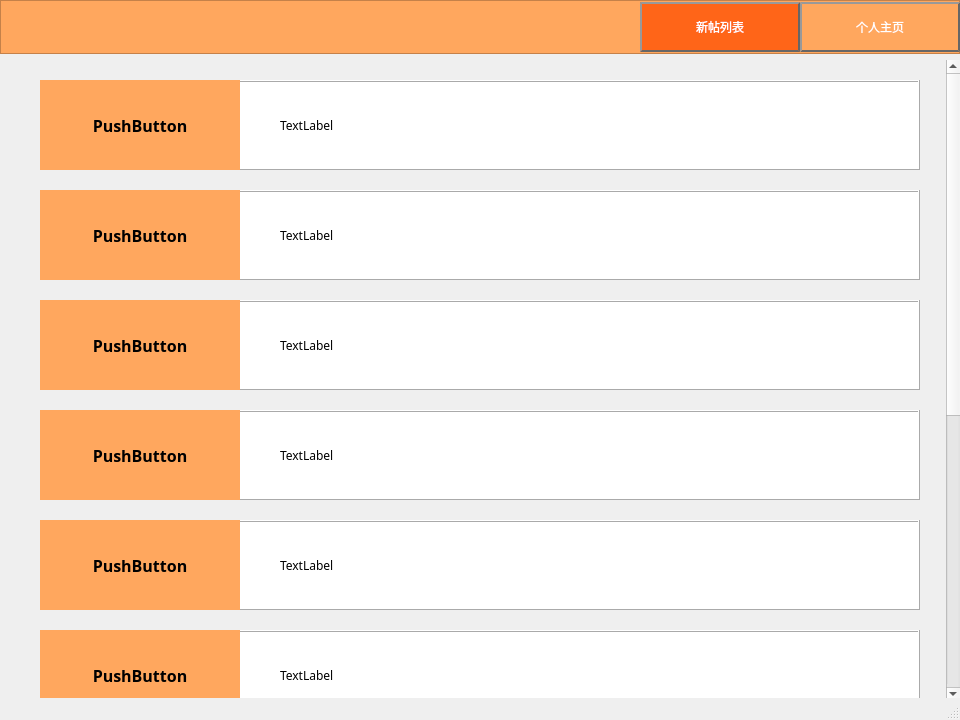
<?xml version="1.0" encoding="UTF-8"?>
<ui version="4.0">
 <class>NewPost_admin</class>
 <widget class="QMainWindow" name="NewPost_admin">
  <property name="geometry">
   <rect>
    <x>0</x>
    <y>0</y>
    <width>960</width>
    <height>720</height>
   </rect>
  </property>
  <property name="windowTitle">
   <string>MainWindow</string>
  </property>
  <widget class="QWidget" name="centralwidget">
   <widget class="QFrame" name="frame">
    <property name="geometry">
     <rect>
      <x>0</x>
      <y>0</y>
      <width>960</width>
      <height>54</height>
     </rect>
    </property>
    <property name="styleSheet">
     <string notr="true">background-color: rgb(255, 167, 94);</string>
    </property>
    <property name="frameShape">
     <enum>QFrame::StyledPanel</enum>
    </property>
    <property name="frameShadow">
     <enum>QFrame::Raised</enum>
    </property>
    <widget class="QPushButton" name="pushButton_homepage">
     <property name="geometry">
      <rect>
       <x>800</x>
       <y>2</y>
       <width>160</width>
       <height>50</height>
      </rect>
     </property>
     <property name="font">
      <font>
       <family>微软雅黑</family>
      </font>
     </property>
     <property name="styleSheet">
      <string notr="true">border:2px outset rgb(102, 102, 102);
color: rgb(255, 255, 255);
background-color: rgb(255, 167, 94);</string>
     </property>
     <property name="text">
      <string>个人主页</string>
     </property>
     <property name="flat">
      <bool>false</bool>
     </property>
    </widget>
    <widget class="QPushButton" name="pushButton_newpost">
     <property name="geometry">
      <rect>
       <x>640</x>
       <y>2</y>
       <width>160</width>
       <height>50</height>
      </rect>
     </property>
     <property name="font">
      <font>
       <family>微软雅黑</family>
      </font>
     </property>
     <property name="styleSheet">
      <string notr="true">border:2px outset rgb(102, 102, 102);
background-color: rgb(255, 101, 24);
color: rgb(255, 255, 255);
</string>
     </property>
     <property name="text">
      <string>新帖列表</string>
     </property>
     <property name="checkable">
      <bool>false</bool>
     </property>
     <property name="autoDefault">
      <bool>true</bool>
     </property>
     <property name="default">
      <bool>true</bool>
     </property>
     <property name="flat">
      <bool>false</bool>
     </property>
    </widget>
   </widget>
   <widget class="QScrollArea" name="scrollArea">
    <property name="geometry">
     <rect>
      <x>0</x>
      <y>60</y>
      <width>960</width>
      <height>641</height>
     </rect>
    </property>
    <property name="focusPolicy">
     <enum>Qt::NoFocus</enum>
    </property>
    <property name="frameShape">
     <enum>QFrame::NoFrame</enum>
    </property>
    <property name="verticalScrollBarPolicy">
     <enum>Qt::ScrollBarAsNeeded</enum>
    </property>
    <property name="widgetResizable">
     <bool>false</bool>
    </property>
    <widget class="QWidget" name="scrollAreaWidgetContents">
     <property name="geometry">
      <rect>
       <x>0</x>
       <y>0</y>
       <width>939</width>
       <height>1150</height>
      </rect>
     </property>
     <widget class="QFrame" name="frame_1">
      <property name="geometry">
       <rect>
        <x>40</x>
        <y>20</y>
        <width>880</width>
        <height>90</height>
       </rect>
      </property>
      <property name="styleSheet">
       <string notr="true">background-color: rgb(255, 255, 255);</string>
      </property>
      <property name="frameShape">
       <enum>QFrame::Box</enum>
      </property>
      <property name="frameShadow">
       <enum>QFrame::Raised</enum>
      </property>
      <widget class="QLabel" name="label_text_1">
       <property name="geometry">
        <rect>
         <x>240</x>
         <y>10</y>
         <width>465</width>
         <height>70</height>
        </rect>
       </property>
       <property name="font">
        <font>
         <family>微软雅黑</family>
        </font>
       </property>
       <property name="text">
        <string>TextLabel</string>
       </property>
      </widget>
      <widget class="QPushButton" name="pushButton_id_1">
       <property name="geometry">
        <rect>
         <x>0</x>
         <y>0</y>
         <width>200</width>
         <height>90</height>
        </rect>
       </property>
       <property name="font">
        <font>
         <family>微软雅黑</family>
         <pointsize>12</pointsize>
         <weight>75</weight>
         <bold>true</bold>
        </font>
       </property>
       <property name="focusPolicy">
        <enum>Qt::NoFocus</enum>
       </property>
       <property name="styleSheet">
        <string notr="true"/>
       </property>
       <property name="text">
        <string>PushButton</string>
       </property>
       <property name="default">
        <bool>false</bool>
       </property>
       <property name="flat">
        <bool>true</bool>
       </property>
      </widget>
      <widget class="QLabel" name="label_id_1">
       <property name="geometry">
        <rect>
         <x>0</x>
         <y>0</y>
         <width>200</width>
         <height>90</height>
        </rect>
       </property>
       <property name="font">
        <font>
         <family>微软雅黑</family>
         <pointsize>12</pointsize>
         <weight>75</weight>
         <bold>true</bold>
        </font>
       </property>
       <property name="styleSheet">
        <string notr="true">background-color: rgb(255, 167, 94);</string>
       </property>
       <property name="text">
        <string/>
       </property>
       <property name="alignment">
        <set>Qt::AlignCenter</set>
       </property>
      </widget>
      <zorder>label_id_1</zorder>
      <zorder>label_text_1</zorder>
      <zorder>pushButton_id_1</zorder>
     </widget>
     <widget class="QFrame" name="frame_2">
      <property name="geometry">
       <rect>
        <x>40</x>
        <y>130</y>
        <width>880</width>
        <height>90</height>
       </rect>
      </property>
      <property name="styleSheet">
       <string notr="true">background-color: rgb(255, 255, 255);</string>
      </property>
      <property name="frameShape">
       <enum>QFrame::Box</enum>
      </property>
      <property name="frameShadow">
       <enum>QFrame::Raised</enum>
      </property>
      <widget class="QLabel" name="label_text_2">
       <property name="geometry">
        <rect>
         <x>240</x>
         <y>10</y>
         <width>465</width>
         <height>70</height>
        </rect>
       </property>
       <property name="font">
        <font>
         <family>微软雅黑</family>
        </font>
       </property>
       <property name="text">
        <string>TextLabel</string>
       </property>
      </widget>
      <widget class="QLabel" name="label_id_2">
       <property name="geometry">
        <rect>
         <x>0</x>
         <y>0</y>
         <width>200</width>
         <height>90</height>
        </rect>
       </property>
       <property name="font">
        <font>
         <family>微软雅黑</family>
         <pointsize>12</pointsize>
         <weight>75</weight>
         <bold>true</bold>
        </font>
       </property>
       <property name="styleSheet">
        <string notr="true">background-color: rgb(255, 167, 94);</string>
       </property>
       <property name="text">
        <string/>
       </property>
       <property name="alignment">
        <set>Qt::AlignCenter</set>
       </property>
      </widget>
      <widget class="QPushButton" name="pushButton_id_2">
       <property name="geometry">
        <rect>
         <x>0</x>
         <y>0</y>
         <width>200</width>
         <height>90</height>
        </rect>
       </property>
       <property name="font">
        <font>
         <family>微软雅黑</family>
         <pointsize>12</pointsize>
         <weight>75</weight>
         <bold>true</bold>
        </font>
       </property>
       <property name="focusPolicy">
        <enum>Qt::NoFocus</enum>
       </property>
       <property name="styleSheet">
        <string notr="true"/>
       </property>
       <property name="text">
        <string>PushButton</string>
       </property>
       <property name="default">
        <bool>false</bool>
       </property>
       <property name="flat">
        <bool>true</bool>
       </property>
      </widget>
     </widget>
     <widget class="QFrame" name="frame_3">
      <property name="geometry">
       <rect>
        <x>40</x>
        <y>240</y>
        <width>880</width>
        <height>90</height>
       </rect>
      </property>
      <property name="styleSheet">
       <string notr="true">background-color: rgb(255, 255, 255);</string>
      </property>
      <property name="frameShape">
       <enum>QFrame::Box</enum>
      </property>
      <property name="frameShadow">
       <enum>QFrame::Raised</enum>
      </property>
      <widget class="QLabel" name="label_text_3">
       <property name="geometry">
        <rect>
         <x>240</x>
         <y>10</y>
         <width>465</width>
         <height>70</height>
        </rect>
       </property>
       <property name="font">
        <font>
         <family>微软雅黑</family>
        </font>
       </property>
       <property name="text">
        <string>TextLabel</string>
       </property>
      </widget>
      <widget class="QLabel" name="label_id_3">
       <property name="geometry">
        <rect>
         <x>0</x>
         <y>0</y>
         <width>200</width>
         <height>90</height>
        </rect>
       </property>
       <property name="font">
        <font>
         <family>微软雅黑</family>
         <pointsize>12</pointsize>
         <weight>75</weight>
         <bold>true</bold>
        </font>
       </property>
       <property name="styleSheet">
        <string notr="true">background-color: rgb(255, 167, 94);</string>
       </property>
       <property name="text">
        <string/>
       </property>
       <property name="alignment">
        <set>Qt::AlignCenter</set>
       </property>
      </widget>
      <widget class="QPushButton" name="pushButton_id_3">
       <property name="geometry">
        <rect>
         <x>0</x>
         <y>0</y>
         <width>200</width>
         <height>90</height>
        </rect>
       </property>
       <property name="font">
        <font>
         <family>微软雅黑</family>
         <pointsize>12</pointsize>
         <weight>75</weight>
         <bold>true</bold>
        </font>
       </property>
       <property name="focusPolicy">
        <enum>Qt::NoFocus</enum>
       </property>
       <property name="styleSheet">
        <string notr="true"/>
       </property>
       <property name="text">
        <string>PushButton</string>
       </property>
       <property name="default">
        <bool>false</bool>
       </property>
       <property name="flat">
        <bool>true</bool>
       </property>
      </widget>
     </widget>
     <widget class="QFrame" name="frame_4">
      <property name="geometry">
       <rect>
        <x>40</x>
        <y>350</y>
        <width>880</width>
        <height>90</height>
       </rect>
      </property>
      <property name="styleSheet">
       <string notr="true">background-color: rgb(255, 255, 255);</string>
      </property>
      <property name="frameShape">
       <enum>QFrame::Box</enum>
      </property>
      <property name="frameShadow">
       <enum>QFrame::Raised</enum>
      </property>
      <widget class="QLabel" name="label_text_4">
       <property name="geometry">
        <rect>
         <x>240</x>
         <y>10</y>
         <width>465</width>
         <height>70</height>
        </rect>
       </property>
       <property name="font">
        <font>
         <family>微软雅黑</family>
        </font>
       </property>
       <property name="text">
        <string>TextLabel</string>
       </property>
      </widget>
      <widget class="QLabel" name="label_id_4">
       <property name="geometry">
        <rect>
         <x>0</x>
         <y>0</y>
         <width>200</width>
         <height>90</height>
        </rect>
       </property>
       <property name="font">
        <font>
         <family>微软雅黑</family>
         <pointsize>12</pointsize>
         <weight>75</weight>
         <bold>true</bold>
        </font>
       </property>
       <property name="styleSheet">
        <string notr="true">background-color: rgb(255, 167, 94);</string>
       </property>
       <property name="text">
        <string/>
       </property>
       <property name="alignment">
        <set>Qt::AlignCenter</set>
       </property>
      </widget>
      <widget class="QPushButton" name="pushButton_id_4">
       <property name="geometry">
        <rect>
         <x>0</x>
         <y>0</y>
         <width>200</width>
         <height>90</height>
        </rect>
       </property>
       <property name="font">
        <font>
         <family>微软雅黑</family>
         <pointsize>12</pointsize>
         <weight>75</weight>
         <bold>true</bold>
        </font>
       </property>
       <property name="focusPolicy">
        <enum>Qt::NoFocus</enum>
       </property>
       <property name="styleSheet">
        <string notr="true"/>
       </property>
       <property name="text">
        <string>PushButton</string>
       </property>
       <property name="default">
        <bool>false</bool>
       </property>
       <property name="flat">
        <bool>true</bool>
       </property>
      </widget>
     </widget>
     <widget class="QFrame" name="frame_5">
      <property name="geometry">
       <rect>
        <x>40</x>
        <y>460</y>
        <width>880</width>
        <height>90</height>
       </rect>
      </property>
      <property name="styleSheet">
       <string notr="true">background-color: rgb(255, 255, 255);</string>
      </property>
      <property name="frameShape">
       <enum>QFrame::Box</enum>
      </property>
      <property name="frameShadow">
       <enum>QFrame::Raised</enum>
      </property>
      <widget class="QLabel" name="label_text_5">
       <property name="geometry">
        <rect>
         <x>240</x>
         <y>10</y>
         <width>465</width>
         <height>70</height>
        </rect>
       </property>
       <property name="font">
        <font>
         <family>微软雅黑</family>
        </font>
       </property>
       <property name="text">
        <string>TextLabel</string>
       </property>
      </widget>
      <widget class="QLabel" name="label_id_5">
       <property name="geometry">
        <rect>
         <x>0</x>
         <y>0</y>
         <width>200</width>
         <height>90</height>
        </rect>
       </property>
       <property name="font">
        <font>
         <family>微软雅黑</family>
         <pointsize>12</pointsize>
         <weight>75</weight>
         <bold>true</bold>
        </font>
       </property>
       <property name="styleSheet">
        <string notr="true">background-color: rgb(255, 167, 94);</string>
       </property>
       <property name="text">
        <string/>
       </property>
       <property name="alignment">
        <set>Qt::AlignCenter</set>
       </property>
      </widget>
      <widget class="QPushButton" name="pushButton_id_5">
       <property name="geometry">
        <rect>
         <x>0</x>
         <y>0</y>
         <width>200</width>
         <height>90</height>
        </rect>
       </property>
       <property name="font">
        <font>
         <family>微软雅黑</family>
         <pointsize>12</pointsize>
         <weight>75</weight>
         <bold>true</bold>
        </font>
       </property>
       <property name="focusPolicy">
        <enum>Qt::NoFocus</enum>
       </property>
       <property name="styleSheet">
        <string notr="true"/>
       </property>
       <property name="text">
        <string>PushButton</string>
       </property>
       <property name="default">
        <bool>false</bool>
       </property>
       <property name="flat">
        <bool>true</bool>
       </property>
      </widget>
     </widget>
     <widget class="QFrame" name="frame_6">
      <property name="geometry">
       <rect>
        <x>40</x>
        <y>570</y>
        <width>880</width>
        <height>90</height>
       </rect>
      </property>
      <property name="styleSheet">
       <string notr="true">background-color: rgb(255, 255, 255);</string>
      </property>
      <property name="frameShape">
       <enum>QFrame::Box</enum>
      </property>
      <property name="frameShadow">
       <enum>QFrame::Raised</enum>
      </property>
      <widget class="QLabel" name="label_text_6">
       <property name="geometry">
        <rect>
         <x>240</x>
         <y>10</y>
         <width>465</width>
         <height>70</height>
        </rect>
       </property>
       <property name="font">
        <font>
         <family>微软雅黑</family>
        </font>
       </property>
       <property name="text">
        <string>TextLabel</string>
       </property>
      </widget>
      <widget class="QLabel" name="label_id_6">
       <property name="geometry">
        <rect>
         <x>0</x>
         <y>0</y>
         <width>200</width>
         <height>90</height>
        </rect>
       </property>
       <property name="font">
        <font>
         <family>微软雅黑</family>
         <pointsize>12</pointsize>
         <weight>75</weight>
         <bold>true</bold>
        </font>
       </property>
       <property name="styleSheet">
        <string notr="true">background-color: rgb(255, 167, 94);</string>
       </property>
       <property name="text">
        <string/>
       </property>
       <property name="alignment">
        <set>Qt::AlignCenter</set>
       </property>
      </widget>
      <widget class="QPushButton" name="pushButton_id_6">
       <property name="geometry">
        <rect>
         <x>0</x>
         <y>0</y>
         <width>200</width>
         <height>90</height>
        </rect>
       </property>
       <property name="font">
        <font>
         <family>微软雅黑</family>
         <pointsize>12</pointsize>
         <weight>75</weight>
         <bold>true</bold>
        </font>
       </property>
       <property name="focusPolicy">
        <enum>Qt::NoFocus</enum>
       </property>
       <property name="styleSheet">
        <string notr="true"/>
       </property>
       <property name="text">
        <string>PushButton</string>
       </property>
       <property name="default">
        <bool>false</bool>
       </property>
       <property name="flat">
        <bool>true</bool>
       </property>
      </widget>
     </widget>
     <widget class="QFrame" name="frame_7">
      <property name="geometry">
       <rect>
        <x>40</x>
        <y>680</y>
        <width>880</width>
        <height>90</height>
       </rect>
      </property>
      <property name="styleSheet">
       <string notr="true">background-color: rgb(255, 255, 255);</string>
      </property>
      <property name="frameShape">
       <enum>QFrame::Box</enum>
      </property>
      <property name="frameShadow">
       <enum>QFrame::Raised</enum>
      </property>
      <widget class="QLabel" name="label_text_7">
       <property name="geometry">
        <rect>
         <x>240</x>
         <y>10</y>
         <width>465</width>
         <height>70</height>
        </rect>
       </property>
       <property name="font">
        <font>
         <family>微软雅黑</family>
        </font>
       </property>
       <property name="text">
        <string>TextLabel</string>
       </property>
      </widget>
      <widget class="QLabel" name="label_id_7">
       <property name="geometry">
        <rect>
         <x>0</x>
         <y>0</y>
         <width>200</width>
         <height>90</height>
        </rect>
       </property>
       <property name="font">
        <font>
         <family>微软雅黑</family>
         <pointsize>12</pointsize>
         <weight>75</weight>
         <bold>true</bold>
        </font>
       </property>
       <property name="styleSheet">
        <string notr="true">background-color: rgb(255, 167, 94);</string>
       </property>
       <property name="text">
        <string/>
       </property>
       <property name="alignment">
        <set>Qt::AlignCenter</set>
       </property>
      </widget>
      <widget class="QPushButton" name="pushButton_id_7">
       <property name="geometry">
        <rect>
         <x>0</x>
         <y>0</y>
         <width>200</width>
         <height>90</height>
        </rect>
       </property>
       <property name="font">
        <font>
         <family>微软雅黑</family>
         <pointsize>12</pointsize>
         <weight>75</weight>
         <bold>true</bold>
        </font>
       </property>
       <property name="focusPolicy">
        <enum>Qt::NoFocus</enum>
       </property>
       <property name="styleSheet">
        <string notr="true"/>
       </property>
       <property name="text">
        <string>PushButton</string>
       </property>
       <property name="default">
        <bool>false</bool>
       </property>
       <property name="flat">
        <bool>true</bool>
       </property>
      </widget>
     </widget>
     <widget class="QFrame" name="frame_8">
      <property name="geometry">
       <rect>
        <x>40</x>
        <y>790</y>
        <width>880</width>
        <height>90</height>
       </rect>
      </property>
      <property name="styleSheet">
       <string notr="true">background-color: rgb(255, 255, 255);</string>
      </property>
      <property name="frameShape">
       <enum>QFrame::Box</enum>
      </property>
      <property name="frameShadow">
       <enum>QFrame::Raised</enum>
      </property>
      <widget class="QLabel" name="label_text_8">
       <property name="geometry">
        <rect>
         <x>240</x>
         <y>10</y>
         <width>465</width>
         <height>70</height>
        </rect>
       </property>
       <property name="font">
        <font>
         <family>微软雅黑</family>
        </font>
       </property>
       <property name="text">
        <string>TextLabel</string>
       </property>
      </widget>
      <widget class="QLabel" name="label_id_8">
       <property name="geometry">
        <rect>
         <x>0</x>
         <y>0</y>
         <width>200</width>
         <height>90</height>
        </rect>
       </property>
       <property name="font">
        <font>
         <family>微软雅黑</family>
         <pointsize>12</pointsize>
         <weight>75</weight>
         <bold>true</bold>
        </font>
       </property>
       <property name="styleSheet">
        <string notr="true">background-color: rgb(255, 167, 94);</string>
       </property>
       <property name="text">
        <string/>
       </property>
       <property name="alignment">
        <set>Qt::AlignCenter</set>
       </property>
      </widget>
      <widget class="QPushButton" name="pushButton_id_8">
       <property name="geometry">
        <rect>
         <x>0</x>
         <y>0</y>
         <width>200</width>
         <height>90</height>
        </rect>
       </property>
       <property name="font">
        <font>
         <family>微软雅黑</family>
         <pointsize>12</pointsize>
         <weight>75</weight>
         <bold>true</bold>
        </font>
       </property>
       <property name="focusPolicy">
        <enum>Qt::NoFocus</enum>
       </property>
       <property name="styleSheet">
        <string notr="true"/>
       </property>
       <property name="text">
        <string>PushButton</string>
       </property>
       <property name="default">
        <bool>false</bool>
       </property>
       <property name="flat">
        <bool>true</bool>
       </property>
      </widget>
     </widget>
     <widget class="QFrame" name="frame_9">
      <property name="geometry">
       <rect>
        <x>40</x>
        <y>900</y>
        <width>880</width>
        <height>90</height>
       </rect>
      </property>
      <property name="styleSheet">
       <string notr="true">background-color: rgb(255, 255, 255);</string>
      </property>
      <property name="frameShape">
       <enum>QFrame::Box</enum>
      </property>
      <property name="frameShadow">
       <enum>QFrame::Raised</enum>
      </property>
      <widget class="QLabel" name="label_text_11">
       <property name="geometry">
        <rect>
         <x>240</x>
         <y>10</y>
         <width>465</width>
         <height>70</height>
        </rect>
       </property>
       <property name="font">
        <font>
         <family>微软雅黑</family>
        </font>
       </property>
       <property name="text">
        <string>TextLabel</string>
       </property>
      </widget>
      <widget class="QLabel" name="label_id_9">
       <property name="geometry">
        <rect>
         <x>0</x>
         <y>0</y>
         <width>200</width>
         <height>90</height>
        </rect>
       </property>
       <property name="font">
        <font>
         <family>微软雅黑</family>
         <pointsize>12</pointsize>
         <weight>75</weight>
         <bold>true</bold>
        </font>
       </property>
       <property name="styleSheet">
        <string notr="true">background-color: rgb(255, 167, 94);</string>
       </property>
       <property name="text">
        <string/>
       </property>
       <property name="alignment">
        <set>Qt::AlignCenter</set>
       </property>
      </widget>
      <widget class="QPushButton" name="pushButton_id_9">
       <property name="geometry">
        <rect>
         <x>0</x>
         <y>0</y>
         <width>200</width>
         <height>90</height>
        </rect>
       </property>
       <property name="font">
        <font>
         <family>微软雅黑</family>
         <pointsize>12</pointsize>
         <weight>75</weight>
         <bold>true</bold>
        </font>
       </property>
       <property name="focusPolicy">
        <enum>Qt::NoFocus</enum>
       </property>
       <property name="styleSheet">
        <string notr="true"/>
       </property>
       <property name="text">
        <string>PushButton</string>
       </property>
       <property name="default">
        <bool>false</bool>
       </property>
       <property name="flat">
        <bool>true</bool>
       </property>
      </widget>
     </widget>
     <widget class="QFrame" name="frame_10">
      <property name="geometry">
       <rect>
        <x>40</x>
        <y>1010</y>
        <width>880</width>
        <height>90</height>
       </rect>
      </property>
      <property name="styleSheet">
       <string notr="true">background-color: rgb(255, 255, 255);</string>
      </property>
      <property name="frameShape">
       <enum>QFrame::Box</enum>
      </property>
      <property name="frameShadow">
       <enum>QFrame::Raised</enum>
      </property>
      <widget class="QLabel" name="label_text_10">
       <property name="geometry">
        <rect>
         <x>240</x>
         <y>10</y>
         <width>465</width>
         <height>70</height>
        </rect>
       </property>
       <property name="font">
        <font>
         <family>微软雅黑</family>
        </font>
       </property>
       <property name="text">
        <string>TextLabel</string>
       </property>
      </widget>
      <widget class="QLabel" name="label_id_10">
       <property name="geometry">
        <rect>
         <x>0</x>
         <y>0</y>
         <width>200</width>
         <height>90</height>
        </rect>
       </property>
       <property name="font">
        <font>
         <family>微软雅黑</family>
         <pointsize>12</pointsize>
         <weight>75</weight>
         <bold>true</bold>
        </font>
       </property>
       <property name="styleSheet">
        <string notr="true">background-color: rgb(255, 167, 94);</string>
       </property>
       <property name="text">
        <string/>
       </property>
       <property name="alignment">
        <set>Qt::AlignCenter</set>
       </property>
      </widget>
      <widget class="QPushButton" name="pushButton_id_10">
       <property name="geometry">
        <rect>
         <x>0</x>
         <y>0</y>
         <width>200</width>
         <height>90</height>
        </rect>
       </property>
       <property name="font">
        <font>
         <family>微软雅黑</family>
         <pointsize>12</pointsize>
         <weight>75</weight>
         <bold>true</bold>
        </font>
       </property>
       <property name="focusPolicy">
        <enum>Qt::NoFocus</enum>
       </property>
       <property name="styleSheet">
        <string notr="true"/>
       </property>
       <property name="text">
        <string>PushButton</string>
       </property>
       <property name="default">
        <bool>false</bool>
       </property>
       <property name="flat">
        <bool>true</bool>
       </property>
      </widget>
     </widget>
    </widget>
   </widget>
  </widget>
  <widget class="QStatusBar" name="statusbar"/>
 </widget>
 <resources>
  <include location="../image.qrc"/>
 </resources>
 <connections/>
</ui>
